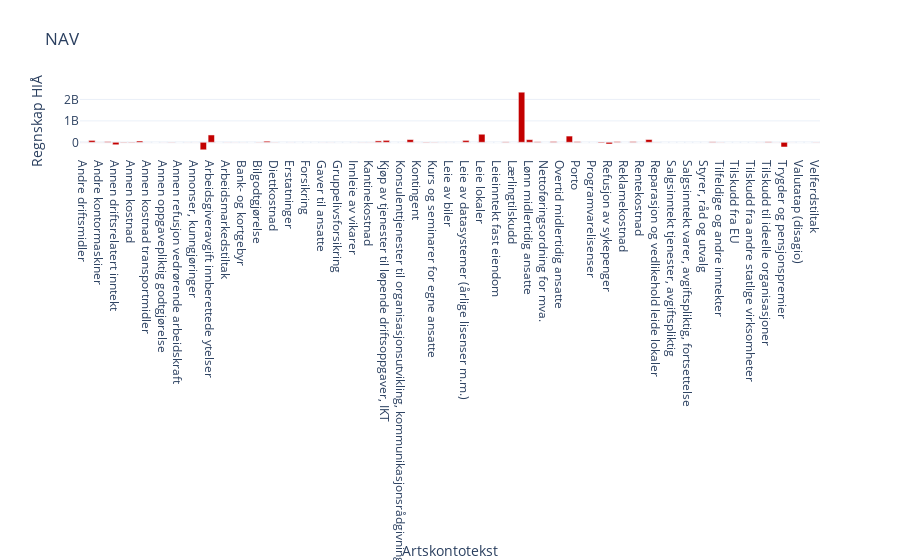

This figure's notebook cell:
### Code cell
px.bar(nav_sum_konto_hushold
       , x='Artskontotekst'
       , y='Regnskap HIÅ'
       , template='plotly_white'
       , title='NAV'
      )

### Figure 1 — Plotly figure (JSON) as saved in the notebook; plotly's stock layout.template omitted (floating-point values rounded to 4 significant figures)
{"data": [{"alignmentgroup": "True", "hoverlabel": {"namelength": 0}, "hovertemplate": "Artskontotekst=%{x}<br>Regnskap HIÅ=%{y}", "legendgroup": "", "marker": {"color": "#C30000"}, "name": "", "offsetgroup": "", "orientation": "v", "showlegend": false, "textposition": "auto", "type": "bar", "uid": "f6d1528e-271d-463c-b753-e7819fd3b72d", "x": ["Andre driftsmidler", "Andre konsulenttjenester", "Andre kontormaskiner", "Andre overføringer etter avtale med DFØ", "Annen driftsrelatert inntekt", "Annen kontorkostnad", "Annen kostnad", "Annen kostnad lokaler", "Annen kostnad transportmidler", "Annen kostnadsgodtgjørelse", "Annen oppgavepliktig godtgjørelse", "Annen personalkostnad", "Annen refusjon vedrørende arbeidskraft", "Annet driftsmateriale", "Annonser, kunngjøringer", "Arbeidsgiveravgift", "Arbeidsgiveravgift innberettede ytelser", "Arbeidsklær og verneutstyr", "Arbeidsmarkedstiltak", "Aviser, tidsskrifter, bøker o.l.", "Bank- og kortgebyr", "Biler", "Bilgodtgjørelse", "Datamaskiner (PCer, servere m.m.)", "Diettkostnad", "Drivstoff", "Erstatninger", "Forbruk av innkjøpte varer og tjenester", "Forsikring", "Gave", "Gaver til ansatte", "Gebyrer med videre - driftsinntekt", "Gruppelivsforsikring", "Honorarer", "Innleie av vikarer", "Inventar", "Kantinekostnad", "Kjøp av andre fremmede tjenester", "Kjøp av tjenester til løpende driftsoppgaver, IKT", "Konsulenttjenester innen økonomi, revisjon og juss", "Konsulenttjenester til organisasjonsutvikling, kommunikasjonsrådgivning mv.", "Konsulenttjenester til utvikling av programvare, IKT-løsninger mv.", "Kontingent", "Kontorrekvisita", "Kurs og seminarer for egne ansatte", "Leie av andre kontormaskiner", "Leie av biler", "Leie av datamaskiner", "Leie av datasystemer (årlige lisenser m.m.)", "Leie inventar", "Leie lokaler", "Leie lokaler fra Statsbygg", "Leieinntekt fast eiendom", "Lys, varme", "Lærlingtilskudd", "Lønn fast ansatte", "Lønn midlertidig ansatte", "Møter", "Nettoføringsordning for mva.", "Overtid fast ansatte", "Overtid midlertidig ansatte", "Pensjonspremie til SPK (virksomheter som betaler pensjonspremie)", "Porto", "Programvare (anskaffelse)", "Programvarelisenser", "Refusjon av foreldrepenger", "Refusjon av sykepenger", "Reisekostnad", "Reklamekostnad", "Renhold, vakthold, vaktmestertjenester", "Rentekostnad", "Reparasjon og vedlikehold annet", "Reparasjon og vedlikehold leide lokaler", "Representasjon", "Salgsinntekt tjenester, avgiftspliktig", "Salgsinntekt tjenester, unntatt avgiftsplikt", "Salgsinntekt varer, avgiftspliktig, fortsettelse", "Salgssum ved avgang anleggsmidler", "Styrer, råd og utvalg", "Telefoni og datakommunikasjon, samband, internett", "Tilfeldige og andre inntekter", "Tilretteleggingstilskudd", "Tilskudd fra EU", "Tilskudd fra Norges forskningsråd", "Tilskudd fra andre statlige virksomheter", "Tilskudd fra kommunale og fylkeskommunale etater", "Tilskudd til ideelle organisasjoner", "Tilskudd til kommuner", "Trygder og pensjonspremier", "Trykksak", "Valutatap (disagio)", "Vedlikehold", "Velferdstiltak"], "xaxis": "x", "y": [3680000.0, 88330000.0, 4380000.0, 30457000, -114000000.0, 14150000.0, 15740000.0, 61560000.0, 1449000.0, 143000.0, 2527000.0, 8738000.0, -668000.0, 2992000.0, 1626000.0, -349900000.0, 342900000.0, 186500.0, -6804000.0, 3308000.0, 3153000.0, -31985, 8347000.0, 51660000.0, 7002000.0, 1298000.0, 2540000.0, 239400.0, 327800.0, 105837, 2575000.0, -3804000.0, -20700, -6720, 2300000.0, 5119000.0, 4760000.0, 66120000.0, 90140000.0, 261800.0, 1318000.0, 127000000.0, 1795000.0, 12900000.0, 8470000.0, 2983000.0, 1859000.0, 310200.0, 88060000.0, 378900.0, 376300000.0, 1100178, -1168000.0, 19940000.0, -328500.0, 2339000000.0, 123200000.0, 24080000.0, 654200.0, 35280000.0, 1229000.0, 291500000.0, 30010000.0, 120800.0, 1395000.0, -31587707, -79819279, 32020000.0, 729200.0, 32980000.0, 93440.0, 130400000.0, 5655000.0, 204300.0, -270600.0, -1086000.0, -168400.0, -549141, 978700.0, 21140000.0, -9533000.0, -1357000.0, -26329, -1174000.0, -1136000.0, -4447000.0, 21499645, 3639000.0, -218300000.0, 1641000.0, 89610.0, 1227000.0, 7312000.0], "yaxis": "y"}], "layout": {"barmode": "relative", "grid": {"xaxes": ["x"], "xgap": 0.1, "xside": "bottom", "yaxes": ["y"], "ygap": 0.1, "yside": "left"}, "legend": {"tracegroupgap": 0}, "title": {"text": "NAV"}, "xaxis": {"title": {"text": "Artskontotekst"}}, "yaxis": {"title": {"text": "Regnskap HIÅ"}}}}
